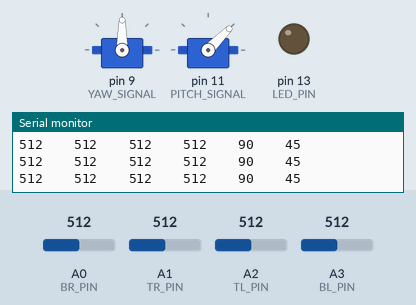
The sketch below on a simulated Arduino Uno, built with avr-gcc and run on an emulated ATmega328P. Parts: 2 × servo, output pins drawn as LEDs (lit = HIGH), the last lines printed to the serial monitor. Inputs (shaded band) come from the test bench; at power-on: A1 (TR_PIN) = 512, A0 (BR_PIN) = 512, A2 (TL_PIN) = 512, A3 (BL_PIN) = 512.

Above: at 6.2 s.
6.3 s: A1 (TR_PIN) set to 581
7.8 s: A1 (TR_PIN) set to 606
At 8.4 s:
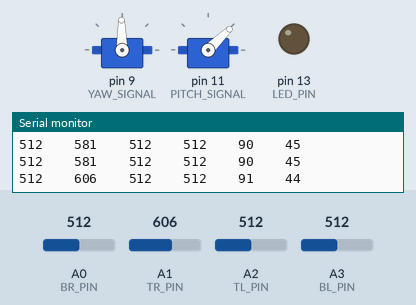
10.8 s: A0 (BR_PIN) set to 676
At 13.7 s:
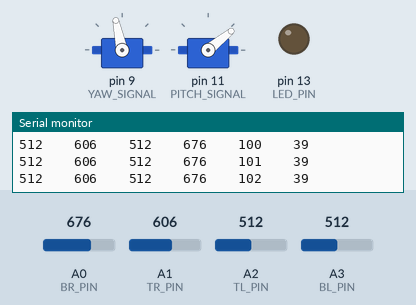
13.8 s: A0 (BR_PIN) set to 703
At 14.4 s:
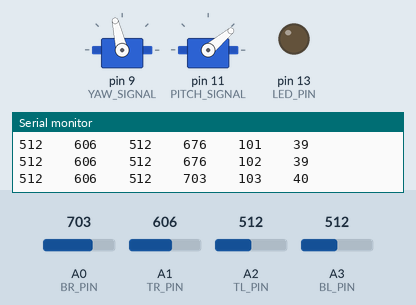
16.8 s: A2 (TL_PIN) set to 716
19.8 s: A2 (TL_PIN) set to 306
At 22.9 s:
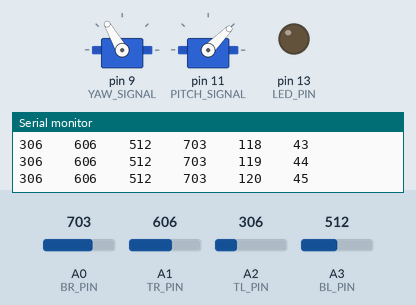
Timing chart, 0 to 32.0 s (numbered marks = the images above; inputs shaded):
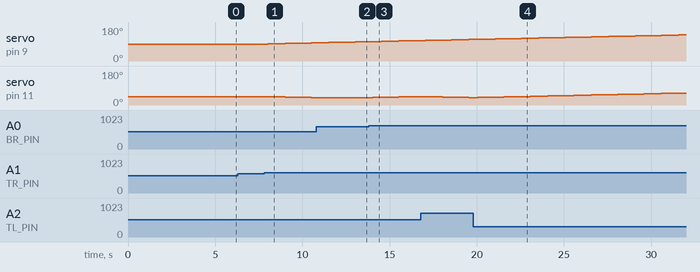

Measured:
- after the input at 7.8 s, servo on pin 9 (YAW_SIGNAL): moves from 90° to 96° over 2.5 s, starting after 0.21 s; servo on pin 11 (PITCH_SIGNAL): moves from 45° to 39° over 2.5 s, starting after 0.21 s
- after the input at 10.8 s, servo on pin 11 (PITCH_SIGNAL): stays 39° (without the input it goes to 38° after 0.22 s)
- after the input at 13.8 s, servo on pin 11 (PITCH_SIGNAL): moves from 39° to 45° over 2.5 s, starting after 0.23 s

The sketch:

Individual_Code.ino
```cpp
#include <Servo.h>

/*
 *            DEFINITIONS
 */

//Servo Pins
#define YAW_SIGNAL 9
#define PITCH_SIGNAL 11

//Photoresistor Pins
#define TL_PIN A2
#define TR_PIN A1
#define BL_PIN A3
#define BR_PIN A0

//LED Pins
#define LED_PIN 13


/*
 *            GLOBAL OBJECTS
 */

//Servo Block
Servo yawServo;
Servo pitchServo;

int rotAmount = 1;          //Max servo motion in one loop (degrees)
int delta = 80;             //Acceptable error between voltage readings

#define MAX_YAW 180
#define MIN_YAW 0
#define MAX_PITCH 80
#define MIN_PITCH 10
#define MID_YAW 90
#define MID_PITCH 45

/*
 *            Global Variables
 */

 int curYaw;
 int curPitch;

 int TR;
 int TL;
 int BR;
 int BL;

void setup() {
  yawServo.attach(YAW_SIGNAL);
  pitchServo.attach(PITCH_SIGNAL);

  pinMode(TL_PIN,INPUT);
  pinMode(TR_PIN,INPUT);
  pinMode(BL_PIN,INPUT);
  pinMode(BR_PIN,INPUT);

  pinMode(LED_PIN,OUTPUT);

  Serial.begin(9600);
  Serial.println("TL LDR\t\tTR LDR\t\t BL LDR\t\tBR LDR\t\tcurYaw\t\tcurPitch");

  yawServo.write(MID_YAW);
  pitchServo.write(MID_PITCH);
  curYaw = MID_YAW;
  curPitch = MID_PITCH;

  delay(5000);
}

void loop() {
  TL = getReadings(TL_PIN);
  TR = getReadings(TR_PIN);
  BL = getReadings(BL_PIN);
  BR = getReadings(BR_PIN);

  if (!isDark()) {
    rotate();
  }

  printer();
  delay(500);
}

int yawDir() {
  int diffTop;
  int diffBot;
  int dir;

  diffTop = TR - TL;
  diffBot = BR - BL;

  if (abs(diffTop) > abs(diffBot)) {
    if (abs(diffTop) > delta) {
      dir = abs(diffTop)/diffTop;
    }
    else dir = 0;
  }
  else {
    if (abs(diffBot) > delta) {
      dir = abs(diffBot)/diffBot;
    }
    else dir = 0;
  }

  return dir;
}

int pitchDir() {
  int diffLeft;
  int diffRight;
  int dir;

  diffLeft = BL - TL;
  diffRight = BR - TR;

  if (abs(diffLeft) > abs(diffRight)) {
    if (abs(diffLeft) > delta) {
      dir = abs(diffLeft)/diffLeft;
    }
    else dir = 0;
  }
  else {
    if (abs(diffRight) > delta) {
      dir = abs(diffRight)/diffRight;
    }
    else dir = 0;
  }

  return dir;
}

void rotate() {
  int newYaw;
  int newPitch;

  newYaw = curYaw + yawDir();
  newPitch = curPitch + pitchDir();

  if (newYaw > MAX_YAW || newYaw < MIN_YAW) newYaw = curYaw;
  if (newPitch > MAX_PITCH || newPitch < MIN_PITCH) newPitch = curPitch;

  yawServo.write(newYaw);
  pitchServo.write(newPitch);

  curYaw = newYaw;
  curPitch = newPitch;
}

int getReadings(int pin) {
  int val = analogRead(pin);
  return val;
}

bool isDark() {
  if (TL < 100 && TR < 100 && BL < 100 && BR < 100) return true;
  else return false;
}

void printer() {
  Serial.print(TL);
  Serial.print("\t\t");
  Serial.print(TR);
  Serial.print("\t\t");
  Serial.print(BL);
  Serial.print("\t\t");
  Serial.print(BR);
  Serial.print("\t\t");
  Serial.print(curYaw);
  Serial.print("\t\t");
  Serial.print(curPitch);
  Serial.print("\n");
}
```
